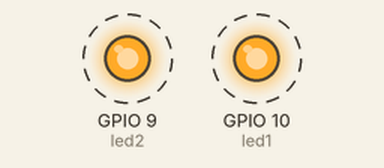
Bench run of a program on a simulated Seeed XIAO ESP32-C3. Shown: output pins drawn as LEDs (lit = HIGH). Dashed ring = blinking. What the program prints to the serial monitor is not drawn.

Above: at 0.12 s.
Timing chart, 0 to 3.0 s (numbered marks = the images above):
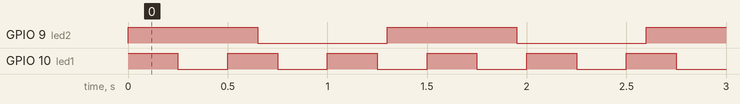

The program:

main.cpp
```cpp
/*
        _          _ ______ _____ _____
       (_)        | |  ____|  __ \_   _|
  _ __  ___  _____| | |__  | |  | || |
 | '_ \| \ \/ / _ \ |  __| | |  | || |
 | |_) | |>  <  __/ | |____| |__| || |_
 | .__/|_/_/\_\___|_|______|_____/_____|
 | |
 |_|

https://links.pixeledi.eu
FreeRTOS LED Blink | 01.2025

*/

#include <Arduino.h>
const byte led1 = D10;
const byte led2 = D9;

void showTicks(void *parameter) {
  while (1) {
    Serial.println(portTICK_PERIOD_MS);
    Serial.println(configTICK_RATE_HZ);
    vTaskDelay(portTICK_PERIOD_MS * 2000);
  }
}
void blinky1(void *parameter) {
  pinMode(led1, OUTPUT);
  while (1) {
    digitalWrite(led1, HIGH);
    delay(250);
    digitalWrite(led1, LOW);
    delay(250);
  }
}
void blinky2(void *parameter) {
  pinMode(led2, OUTPUT);
  while (1) {
    digitalWrite(led2, HIGH);
    delay(650);
    digitalWrite(led2, LOW);
    delay(650);
  }
}
void setup() {
  Serial.begin(115200);
  xTaskCreate(blinky1, "blinky1", 1024, NULL, 1, NULL);
  xTaskCreate(blinky2, "bliny2", 1024, NULL, 1, NULL);
  xTaskCreate(showTicks, "ticks", 1024, NULL, 1, NULL);
}

void loop() {
  // hier gibt es nichts zu tun
  vTaskDelete(xTaskGetCurrentTaskHandle());
}
```

Measured:
- by itself, GPIO 9 (led2): alternates HIGH for 0.65 s and LOW for 0.65 s
- by itself, GPIO 10 (led1): alternates HIGH for 0.25 s and LOW for 0.25 s
- by itself, everything shown: repeats every 6.5 s, in 32 steps
